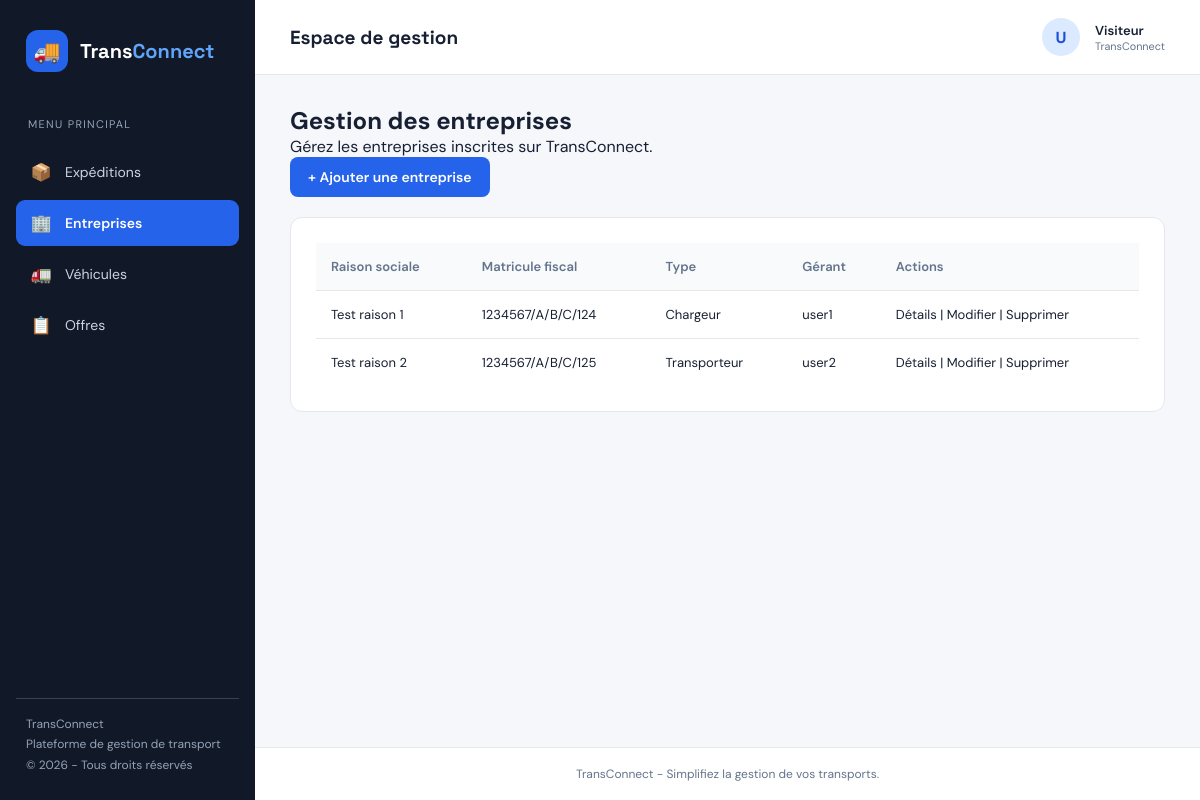
The app's page /entreprises/, older data.
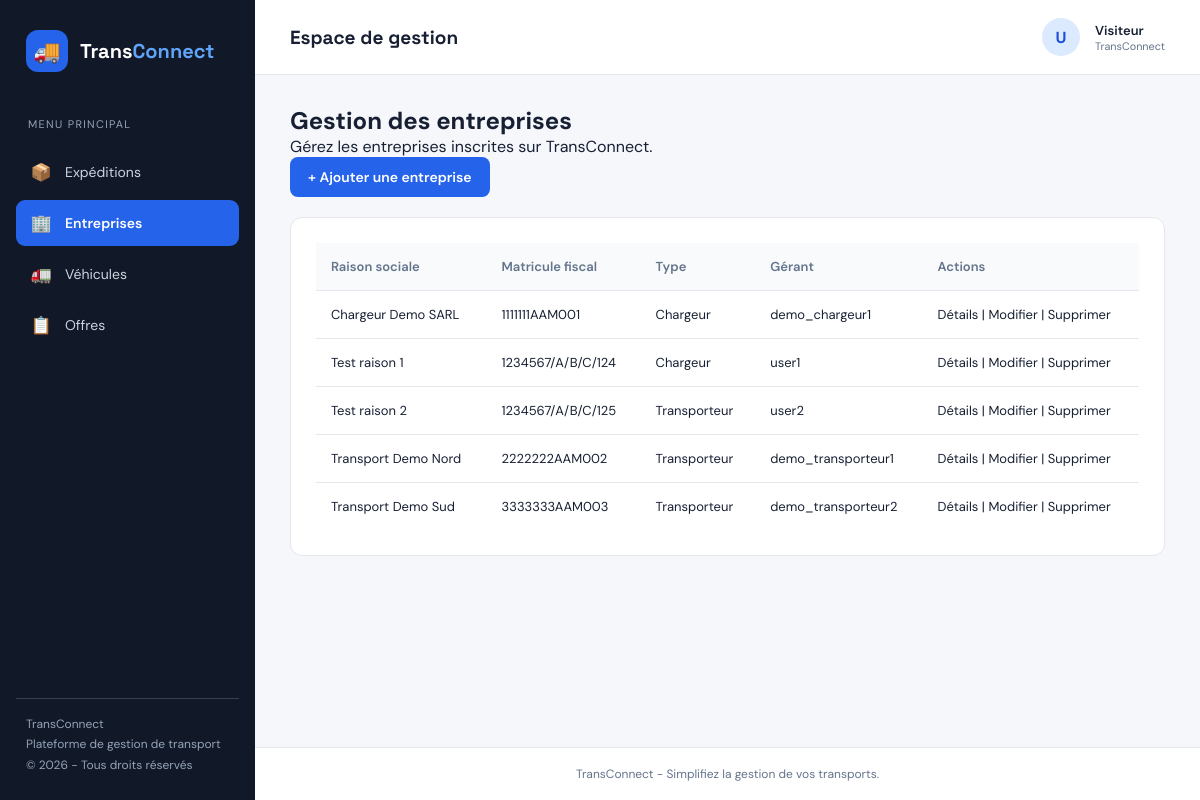
The same page, newer data.
### EntreprisesApp/models.py (models this page shows, shortened)
class Entreprise(models.Model):
    raison_sociale = models.CharField(max_length=200, null=False, blank=False)
    matricule_fiscal = models.CharField(max_length=17, null=False, blank=False, unique=True, validators=[matricule_fiscal_validator])
    adresse = models.TextField(validators=[MinLengthValidator(20, "Ladresse doit contenir au moins 20 caracteres")])
    type_entreprise = models.CharField(max_length=100, choices=[('chargeur', 'Chargeur'), ('transporteur', 'Transporteur')])
    created_at = models.DateTimeField(auto_now_add=True)
    updated_at = models.DateTimeField(auto_now=True)
    gerant = models.OneToOneField(Utilisateur, on_delete=models.CASCADE, related_name='entreprise')

class Utilisateur(AbstractUser):
    user_id = models.CharField(max_length=8, primary_key=True, editable=False, validators=[RegexValidator(regex=r'^AUser\d{2}$', message="Le id doit respecter le format.")])
    email = models.EmailField(unique=True, validators=[validate_email])
    telephone = models.CharField(max_length=15, null=True, blank=True)
    role = models.CharField(max_length=100, choices=[('chargeur', 'Chargeur'), ('transporteur', 'Transporteur'), ('administrateur', 'Administrateur')] , default='chargeur')
    created_at = models.DateTimeField(null=True, blank=True)
    updated_at = models.DateTimeField(auto_now=True)

### EntreprisesApp/views.py (the view)
# urls.py: path('', EntrepriseListView.as_view(), name='list'),
class EntrepriseListView(ListView):
    model = Entreprise
    template_name = 'entreprise/liste.html'
    context_object_name = 'entreprises'
    queryset = Entreprise.objects.select_related('gerant').order_by('raison_sociale')

### templates/entreprise/liste.html (shortened to what this page needs)
{% extends 'base.html' %}
{% block content %}
<div class="form-page">
    <h1>Gestion des entreprises</h1>
    <p>Gérez les entreprises inscrites sur TransConnect.</p>
    <a href="{% url 'entreprise:create' %}" class="btn-primary">
        + Ajouter une entreprise
    </a>
    <div class="form-card">
        <table>
            <thead>
                <tr>
                    <th>Raison sociale</th>
                    <th>Matricule fiscal</th>
                    <th>Type</th>
                    <th>Gérant</th>
                    <th>Actions</th>
                </tr>
            </thead>
            <tbody>
                {% for entreprise in entreprises %}
                <tr>
                    <td>{{ entreprise.raison_sociale }}</td>
                    <td>{{ entreprise.matricule_fiscal }}</td>
                    <td>{{ entreprise.get_type_entreprise_display }}</td>
                    <td>{{ entreprise.gerant }}</td>
                    <td>
                        <a href="{% url 'entreprise:detail' entreprise.pk %}">Détails</a>
                        |
                        <a href="{% url 'entreprise:update' entreprise.pk %}">Modifier</a>
                        |
                        <a href="{% url 'entreprise:delete' entreprise.pk %}">Supprimer</a>
                    </td>
                </tr>
                {% empty %}
                <tr>
                    <td colspan="5">Aucune entreprise enregistrée.</td>
                </tr>
                {% endfor %}
            </tbody>
        </table>
    </div>
</div>
{% endblock %}

### templates/base.html (shortened to what this page needs)
{% load static %}
<!DOCTYPE html>
<html lang="fr">
<head>
</head>
<body>
<div class="layout">
    <aside class="sidebar">
        <div class="brand">
            <div class="brand-icon">🚚</div>
            <div class="brand-name">
                Trans<span>Connect</span>
            </div>
        </div>
        <p class="menu-title">Menu principal</p>
    <nav>
        <a href="{% url 'expedition:list_expeditions_root' %}"
        class="nav-link {% if '/expeditions/' in request.path %}active{% endif %}">
            <span class="nav-icon">📦</span>
            Expéditions
        </a>
        <a href="{% url 'entreprise:list' %}"
        class="nav-link {% if '/entreprises/' in request.path %}active{% endif %}">
            <span class="nav-icon">🏢</span>
            Entreprises
        </a>
        <a href="{% url 'vehicule:list' %}"
        class="nav-link {% if '/vehicules/' in request.path %}active{% endif %}">
            <span class="nav-icon">🚛</span>
            Véhicules
        </a>
        <a href="{% url 'offre:list' %}"
        class="nav-link {% if '/offres/' in request.path %}active{% endif %}">
            <span class="nav-icon">📋</span>
            Offres
        </a>
    </nav>
        <div class="sidebar-bottom">
            <p>TransConnect</p>
            <p>Plateforme de gestion de transport</p>
            <p>© 2026 - Tous droits réservés</p>
        </div>
    </aside>
    <main class="main">
        <header class="topbar">
            <h2>
                {% block page_heading %}Espace de gestion{% endblock %}
            </h2>
            <div class="topbar-right">
                <div class="user-avatar">
                    {% if request.user.is_authenticated %}
                        {{ request.user.username|first|upper }}
                    {% else %}
                        U
                    {% endif %}
                </div>
                <div class="user-info">
                    {% if request.user.is_authenticated %}
                        {{ request.user.username }}
                        <small>Utilisateur connecté</small>
                    {% else %}
                        Visiteur
                        <small>TransConnect</small>
                    {% endif %}
                </div>
            </div>
        </header>
        <section class="content">
            {% block content %}
            {% endblock %}
        </section>
        <footer class="page-footer">
            TransConnect - Simplifiez la gestion de vos transports.
        </footer>
    </main>
</div>
</body>
</html>

### templates/base.html (style rules this page uses)
:root { --route: #2563eb; --route-dark: #1d4ed8; --background: #f5f7fb; --card: #ffffff; --line: #e5e7eb; --text: #172033; --muted: #64748b; --sidebar: #111827; --sidebar-text: #cbd5e1; --success: #15803d; --danger: #dc2626; --warning: #d97706; }
* { margin: 0; padding: 0; box-sizing: border-box; }
body { font-family: 'DM Sans', sans-serif; background: var(--background); color: var(--text); min-height: 100vh; }
a { text-decoration: none; color: inherit; }
.layout { display: flex; min-height: 100vh; }
.sidebar { width: 255px; background: var(--sidebar); color: white; padding: 25px 16px; display: flex; flex-direction: column; flex-shrink: 0; }
.brand { display: flex; align-items: center; gap: 12px; padding: 5px 10px 35px; }
.brand-icon { width: 42px; height: 42px; background: var(--route); border-radius: 12px; display: flex; align-items: center; justify-content: center; font-size: 22px; }
.brand-name { font-family: 'Space Grotesk', sans-serif; font-size: 20px; font-weight: 700; }
.brand-name span { color: #60a5fa; }
.menu-title { font-size: 11px; color: #94a3b8; text-transform: uppercase; letter-spacing: 1.3px; padding: 10px 12px; margin-bottom: 8px; }
.nav-link { display: flex; align-items: center; gap: 13px; padding: 12px 14px; border-radius: 9px; color: var(--sidebar-text); margin-bottom: 5px; font-size: 14px; transition: .2s; }
.nav-link.active { background: var(--route); color: white; font-weight: 600; }
.nav-icon { width: 22px; text-align: center; font-size: 17px; }
.sidebar-bottom { margin-top: auto; padding: 15px 10px 0; border-top: 1px solid #374151; }
.sidebar-bottom p { color: #94a3b8; font-size: 12px; line-height: 1.7; }
.main { flex: 1; min-width: 0; display: flex; flex-direction: column; }
.topbar { height: 75px; background: var(--card); border-bottom: 1px solid var(--line); display: flex; align-items: center; justify-content: space-between; padding: 0 35px; }
.topbar h2 { font-family: 'Space Grotesk', sans-serif; font-size: 19px; }
.topbar-right { display: flex; align-items: center; gap: 15px; }
.user-avatar { width: 38px; height: 38px; background: #dbeafe; color: #1d4ed8; border-radius: 50%; display: flex; align-items: center; justify-content: center; font-weight: 700; }
.user-info { font-size: 13px; font-weight: 600; }
.user-info small { display: block; color: var(--muted); font-weight: 400; }
.content { padding: 30px 35px; flex: 1; }
.page-footer { padding: 18px 35px; text-align: center; color: var(--muted); font-size: 12px; border-top: 1px solid var(--line); background: white; }
table { width: 100%; border-collapse: collapse; }
th, td { padding: 15px; text-align: left; border-bottom: 1px solid var(--line); font-size: 13px; }
th { background: #f8fafc; color: var(--muted); font-weight: 600; }
tr:last-child td { border-bottom: none; }
.btn-primary { display: inline-block; background: var(--route); color: white; border: none; padding: 11px 18px; border-radius: 8px; font-family: inherit; font-size: 14px; font-weight: 600; cursor: pointer; transition: .2s; }
.form-page { max-width: 1100px; margin: 0 auto; }
.form-card { background: white; border: 1px solid var(--line); border-radius: 12px; padding: 25px; margin-top: 20px; }

Row changes from the older to the newer data that the page shows:
added Entreprise: raison_sociale "Chargeur Demo SARL", matricule_fiscal "1111111AAM001", type_entreprise "Chargeur", gerant "demo_chargeur1"
added Entreprise: raison_sociale "Transport Demo Nord", matricule_fiscal "2222222AAM002", type_entreprise "Transporteur", gerant "demo_transporteur1"
added Entreprise: raison_sociale "Transport Demo Sud", matricule_fiscal "3333333AAM003", type_entreprise "Transporteur", gerant "demo_transporteur2"
